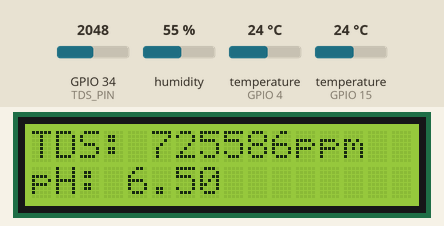
This sketch was run on a simulated ESP32. Parts: 16×2 character LCD. The test bench sets the inputs (shaded band); at power-on: humidity 55 %, temperature (sensors on GPIO 4, GPIO 15) 24 °C, GPIO 34 (TDS_PIN) = 2048. WiFi joins after 1.5 s; servers stay silent unless stated; uploads are accepted with an empty reply; what the sketch prints to the serial monitor is not drawn.

Above: at 18.9 s.
19.0 s: humidity set to 22 %
At 25.4 s:
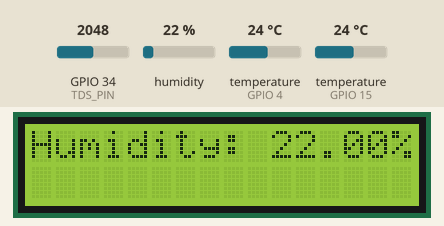
32.5 s: temperature (sensor on GPIO 4) set to 12 °C
At 39.9 s:
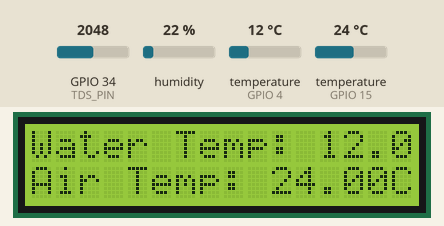
46.0 s: temperature (sensor on GPIO 15) set to 12 °C
At 57.9 s:
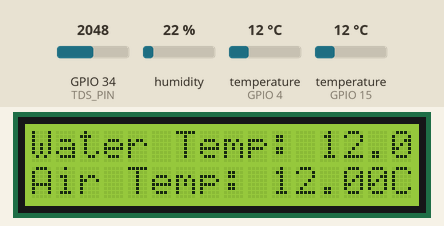
60.0 s: temperature (sensor on GPIO 4) set to 19 °C
At 74.6 s:
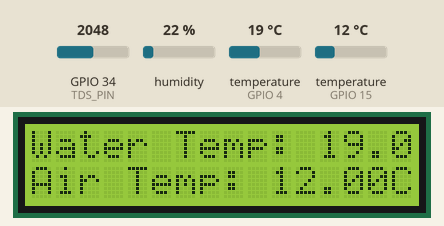
Timing chart, 0 to 75.0 s (numbered marks = the images above; inputs shaded):
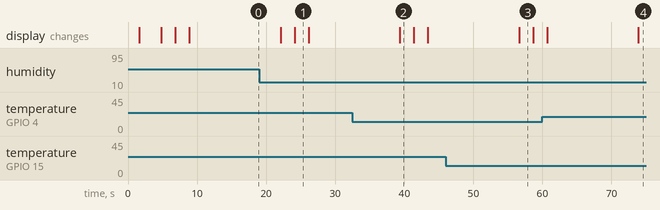

The sketch:

esp32_main.ino
```cpp
#include <WiFi.h>
#include <HTTPClient.h>
#include <Wire.h>
#include <LiquidCrystal_I2C.h>
#include <OneWire.h>
#include <DallasTemperature.h>
#include <DHT.h>
#include <ArduinoJson.h>

// WiFi Credentials
const char* ssid = "PRAVIN CHAUDHARI";  // 🔹 Change this
const char* password = "7057964544";    // 🔹 Change this

// Flask API URLs
const char* serverURL = "http://192.168.137.43:5000/sensor-data";
const char* predictURL = "http://192.168.137.43:5000/predict";

// Sensor Pins
#define ONE_WIRE_BUS 4
#define DHTPIN 15
#define DHTTYPE DHT11
#define TDS_PIN 34

OneWire oneWire(ONE_WIRE_BUS);
DallasTemperature waterTempSensor(&oneWire);
DHT dht(DHTPIN, DHTTYPE);
LiquidCrystal_I2C lcd(0x27, 16, 2);

float aref = 5.0;
float ecCalibration = 7.5;
float conversionFactor = 0.90;

void setup() {
    Serial.begin(115200);
    lcd.init();
    lcd.backlight();

    dht.begin();
    waterTempSensor.begin();

    lcd.clear();
    lcd.setCursor(0, 0);
    lcd.print("Connecting WiFi...");
    WiFi.begin(ssid, password);
    while (WiFi.status() != WL_CONNECTED) {
        delay(500);
        Serial.print(".");
    }
    Serial.println("Connected!");
    lcd.clear();
    lcd.setCursor(0, 0);
    lcd.print("WiFi Connected!");
    delay(2000);
}

void loop() {
    waterTempSensor.requestTemperatures();
    float waterTempC = waterTempSensor.getTempCByIndex(0);
    float airTempC = dht.readTemperature();
    float humidity = dht.readHumidity();

    float rawVoltage = analogRead(TDS_PIN) * aref / 4095.0;
    float ec = rawVoltage * ecCalibration;
    int tds = (133.42 * pow(ec, 3) - 255.86 * ec * ec + 857.39 * ec) * conversionFactor;

    float pH = 6.5;
    float turbidity = 10.0;
    float lightIntensity = 300.0;

    StaticJsonDocument<200> jsonDoc;
    jsonDoc["pH"] = pH;
    jsonDoc["TDS"] = tds;
    jsonDoc["Turbidity"] = turbidity;
    jsonDoc["Temperature"] = waterTempC;
    jsonDoc["Humidity"] = humidity;
    jsonDoc["Light_Intensity"] = lightIntensity;

    String jsonString;
    serializeJson(jsonDoc, jsonString);

    if (WiFi.status() == WL_CONNECTED) {
        HTTPClient http;

        http.begin(serverURL);
        http.addHeader("Content-Type", "application/json");
        int httpResponseCode = http.POST(jsonString);
        Serial.print("📤 Sent Data - Response: ");
        Serial.println(httpResponseCode);
        http.end();

        http.begin(predictURL);
        http.addHeader("Content-Type", "application/json");
        httpResponseCode = http.POST(jsonString);
        Serial.print("🔮 Prediction Response: ");
        Serial.println(httpResponseCode);

        if (httpResponseCode == 200) {
            String response = http.getString();
            Serial.print("Predicted Nutrients: ");
            Serial.println(response);
        }

        http.end();
    } else {
        Serial.println("WiFi Disconnected!");
    }

    lcd.clear();
    lcd.setCursor(0, 0);
    lcd.print("Water Temp: ");
    lcd.print(waterTempC);
    lcd.print("C");
    lcd.setCursor(0, 1);
    lcd.print("Air Temp: ");
    lcd.print(airTempC);
    lcd.print("C");
    delay(2000);

    lcd.clear();
    lcd.setCursor(0, 0);
    lcd.print("Humidity: ");
    lcd.print(humidity);
    lcd.print("%");
    delay(2000);

    lcd.clear();
    lcd.setCursor(0, 0);
    lcd.print("TDS: ");
    lcd.print(tds);
    lcd.print("ppm");
    lcd.setCursor(0, 1);
    lcd.print("pH: ");
    lcd.print(pH);
    delay(2000);

    delay(10000);
}
```

Measured:
- what the display in image 1 shows lasts 2.1 s, from 24.1 s to 26.2 s
